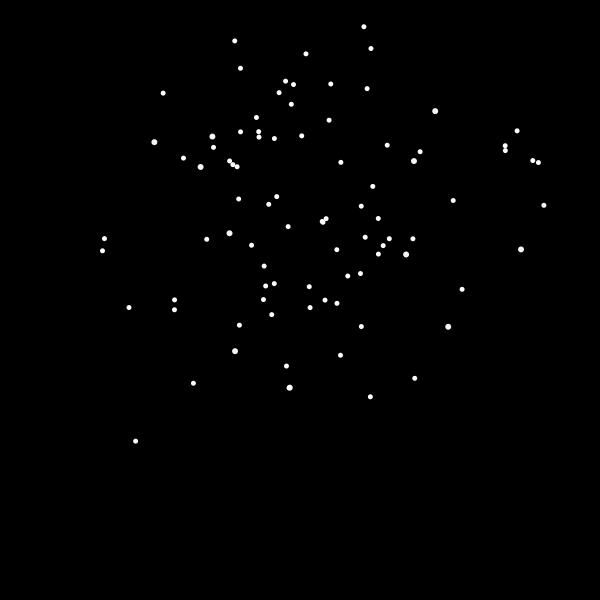
Frame 1 (no input)
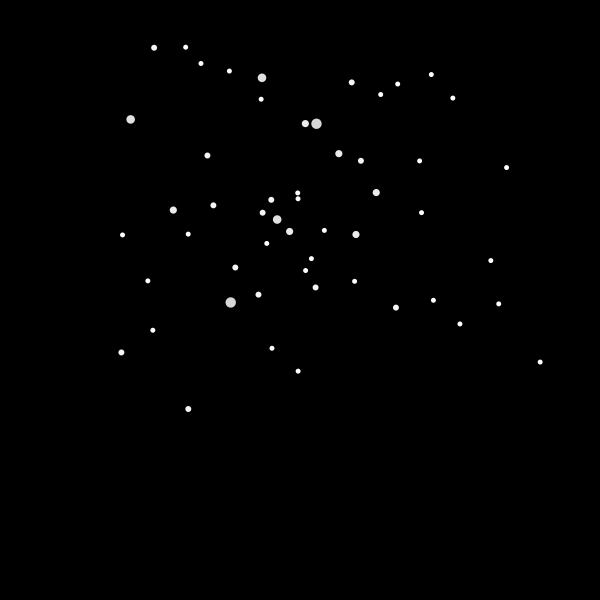
Frame 60 (the mouse pressed at the canvas centre just before this capture)
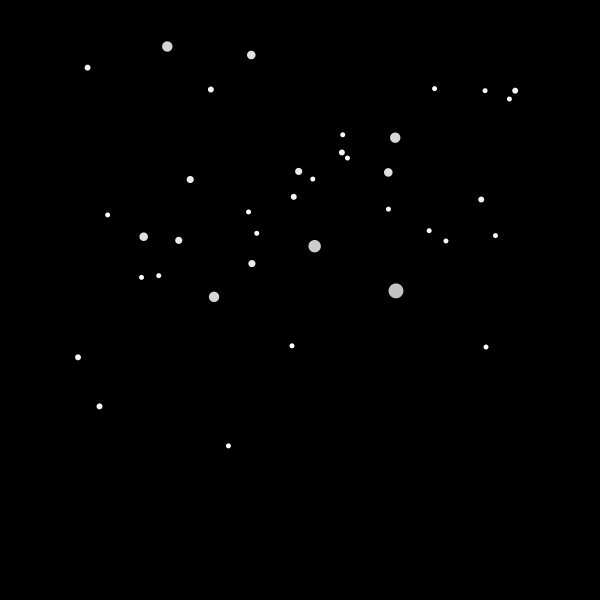
Frame 120 (the mouse held since frame 60 and released just before this capture)

The Processing sketch that drew these frames (run headless with seeded random() and noise(); from frame 60 on, the mouse is pressed at the canvas centre):

// Processing sketch: amibes_voraces
// ── amibes_voraces.pde
// renaud.jean-francois(arobas)uqam(point)ca
// Syntaxe Processing version 3.3.6
// mardi, 3 octobre 2017

// Écosystème d’amibes qui s’entre-dévorent

// Tableau Java :
ArrayList<Amibe> amibes = new ArrayList<Amibe>();

int nb_amibes = 100;




void setup() {
  size(600, 600);
  background(0);
  fill(255);
  noStroke();

  for (int i = 0; i < nb_amibes; i++) {
    amibes.add(new Amibe(width/2+random(-100, 100), height/2+random(-100, 100), i));
  }

  // une valeur comme 0.54321 permet approximativement de recentrer les valeurs du noise
  noiseDetail(4, 0.54321); // Valeur par défaut : (4, 0.5)
}

void draw() {
  background(0);

  // On circule dans le ArrayList
  for (int i = 0; i < amibes.size(); i++) {

    Amibe aTemp = amibes.get(i); // récupération de l’un des objets
    // Le get() est fait une seule fois dans la boucle

    // Une validation des collisions implique de comparer chacune des amibes avec toutes celles de la liste
    for (int j = amibes.size()-1; j >= 0; j--) {
      Amibe aTempComparaison = amibes.get(j);
      // Collision lorsque distance inférieure à addition des rayons, mais supérieure à 0 (évitant de détecter une collision avec soi-même) 
      if ((dist(aTemp.posx, aTemp.posy, aTempComparaison.posx, aTempComparaison.posy) <= aTemp.taille/2+aTempComparaison.taille/2)&&(dist(aTemp.posx, aTemp.posy, aTempComparaison.posx, aTempComparaison.posy) > 0)) {

        // seulement si l’objet croisé est plus petit ou égal
        if (aTemp.taille >= aTempComparaison.taille) {
          // L’amibe grossit
          aTemp.taille = aTemp.taille * 1.2;

          // L’amibe devient moins lumineuse
          float luma = brightness(aTemp.couleur);
          aTemp.couleur = color(luma-10);

          amibes.remove(j); // mort de l’autre objet

          break; // IMPORTANT : On s’évite de supprimer plus d’un objet à la fois
          // Si un autre objet était détecté dans la zone de collision au même moment,
          // alors il sera évalué à nouveau au prochain frame
        }
      }
    }
    aTemp.draw(); // Affichage des objets restants
  }

  // Simplement pour connaître le gagnant de cette compétition
  if (amibes.size() == 1) {
    println("Index de l’amibe survivante : " + amibes.get(0).index);
    background(0);
    amibes.get(0).draw();
    noLoop();
  }
}





class Amibe {
  // Variables membres
  float taille, posx, posy, posxinit, posyinit;
  color couleur;
  int timeSteps1 = int(random(1000)); // maintenir le format de type entier
  int timeSteps2 = 1000+int(random(1000)); // maintenir le format de type entier
  float noiseScale = 0.005;
  float amplitude = width;
  float deltaX, deltaY;
  boolean collision;
  int index;

  // Constructeur(s)
  Amibe(float _x, float _y, int _i) {
    posxinit = _x;
    posyinit = _y;
    posx = posxinit;
    posy = posyinit;
    taille = 5;
    couleur = color(255);
    collision = false;
    index = _i;
  }

  // Méthode : les mises à jour de variables et l'affichage sont faits dans une seule méthode
  void draw() {
    deltaX = ((noise(timeSteps1*noiseScale))*amplitude)-(amplitude*0.5);
    deltaX = constrain(deltaX, -(amplitude*0.5), (amplitude*0.5)); // on ne dépassera pas les limites

    deltaY = ((noise(timeSteps2*noiseScale))*amplitude)-(amplitude*0.5);
    deltaY = constrain(deltaY, -(amplitude*0.5), (amplitude*0.5)); // on ne dépassera pas les limites

    timeSteps1++;
    timeSteps2++;

    posx = posxinit + deltaX;
    posy = posyinit + deltaY;


    noStroke();
    fill(couleur);
    ellipse(posx, posy, taille, taille);
  }
}
